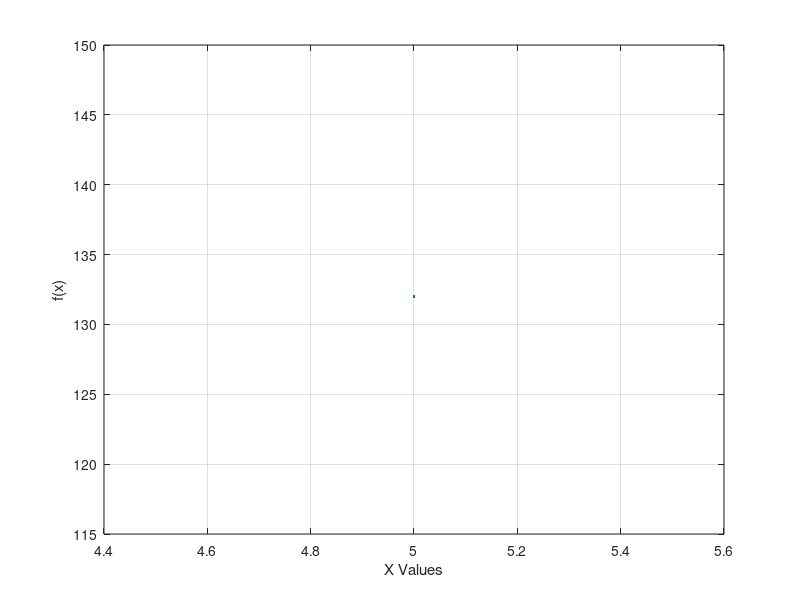

Here is the MATLAB script that generated this plot:
clear;
clc;
close all;


f = @(x) (x.^3)+(2*x)-3;

x0 = input('Başlangıç değerini girin: ');
x1 = input('Bitiş değerini girin: ');

N = input('Yineleme değerini girin: ');
es = input('Hata oranını girin: ');

x=x0:0.1:x1;
y=f(x);
figure(1),
plot(x,y)
xlabel('X Values')
ylabel('f(x)')
grid on;


if(f(x0)*f(x1)>0)
    disp('Hata: kök x1 ile x2 arasında değil');
    return;
end

%bir önceki x değeri 
xk=x1;

i=0;
while(i<=N)
    i=i+1;
    
    x2 = x0+(x1-x0)/2;
    
    %Hata
    ea =abs(((x2-xk)/x2)*100);
    
    if(f(x2)==0)
        msg = sprintf('Deneme = %d, Kök = %f, Hata = %f',i,x2,ea);
        disp(msg);
        figure(1);
        plot(x,y,x2,f(x2),'o');
        title(msg);
        xlabel('X Values')
        ylabel('f(x)')
        grid on;
        break; %kök bulundu
    elseif(f(x0)*f(x2)<0)
        xk = x1;
        x1 = x2;
    elseif(f(x2)*f(x1)<0)
        xk = x0;
        x0 = x2;
    end 
    
    msg = sprintf('Deneme = %d, Kök = %f, Hata = %f',i,x2,ea);
    disp(msg);
    figure(1);
    plot(x,y,x2,f(x2),'o');
    title(msg);
    xlabel('X Values')
    ylabel('f(x)')
    grid on;
    pause(0.7);
    
    % durdu
    if(ea<es)
        break;
    end
      
end